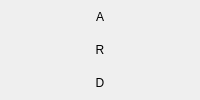
          <widget class="QWidget" name="ard_label" native="true">
           <layout class="QVBoxLayout" name="ard_label_layout">
            <property name="spacing">
             <number>1</number>
            </property>
            <property name="leftMargin">
             <number>0</number>
            </property>
            <property name="topMargin">
             <number>1</number>
            </property>
            <property name="rightMargin">
             <number>0</number>
            </property>
            <property name="bottomMargin">
             <number>1</number>
            </property>
            <item>
             <widget class="QPushButton" name="ard_1_label">
              <property name="sizePolicy">
               <sizepolicy hsizetype="Preferred" vsizetype="Preferred">
                <horstretch>0</horstretch>
                <verstretch>0</verstretch>
               </sizepolicy>
              </property>
              <property name="focusPolicy">
               <enum>Qt::NoFocus</enum>
              </property>
              <property name="text">
               <string>A</string>
              </property>
              <property name="flat">
               <bool>true</bool>
              </property>
             </widget>
            </item>
            <item>
             <widget class="QPushButton" name="ard_2_label">
              <property name="sizePolicy">
               <sizepolicy hsizetype="Preferred" vsizetype="Preferred">
                <horstretch>0</horstretch>
                <verstretch>0</verstretch>
               </sizepolicy>
              </property>
              <property name="focusPolicy">
               <enum>Qt::NoFocus</enum>
              </property>
              <property name="text">
               <string>R</string>
              </property>
              <property name="flat">
               <bool>true</bool>
              </property>
             </widget>
            </item>
            <item>
             <widget class="QPushButton" name="ard_3_label">
              <property name="sizePolicy">
               <sizepolicy hsizetype="Preferred" vsizetype="Preferred">
                <horstretch>0</horstretch>
                <verstretch>0</verstretch>
               </sizepolicy>
              </property>
              <property name="focusPolicy">
               <enum>Qt::NoFocus</enum>
              </property>
              <property name="text">
               <string>D</string>
              </property>
              <property name="flat">
               <bool>true</bool>
              </property>
             </widget>
            </item>
           </layout>
          </widget>
